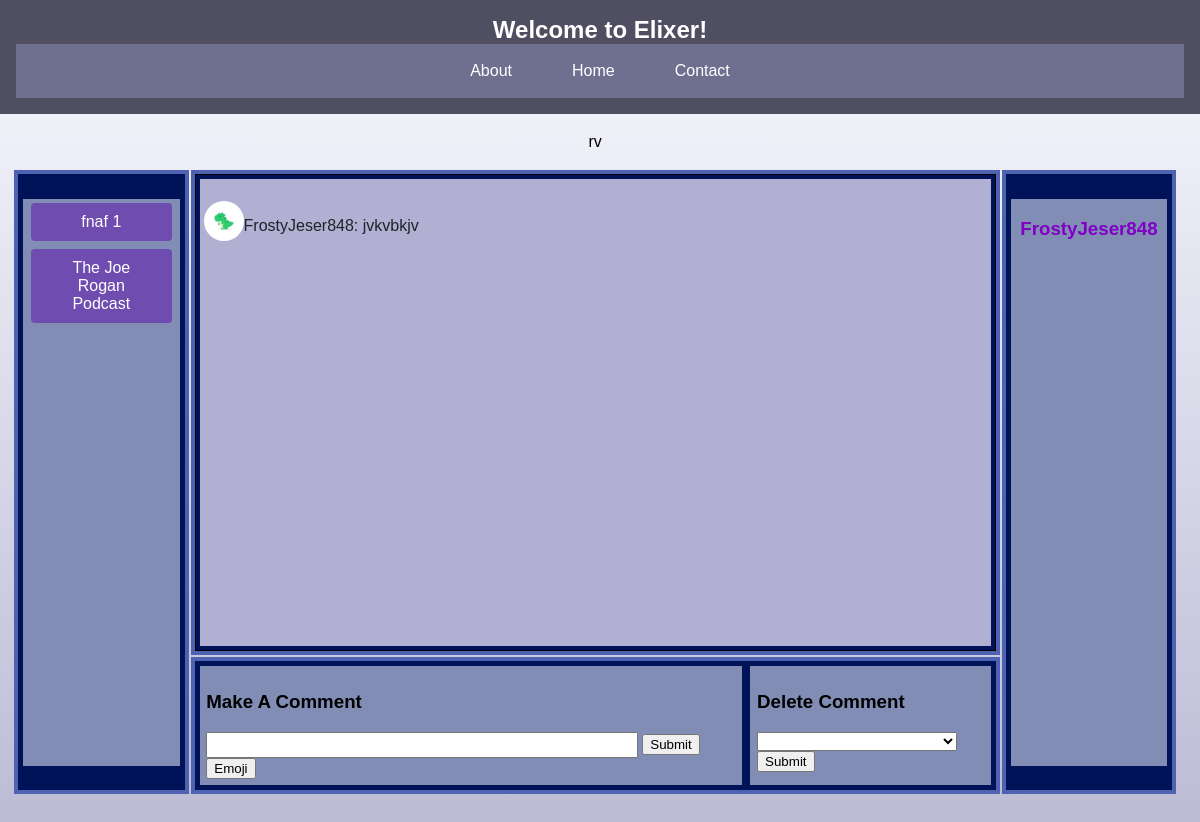
The page /channels/battle feild/ (signed in) on the database its author committed.
### app/models.py (models this page shows, shortened)
class Channel(models.Model):
    name = models.CharField(max_length=50, unique=True)
    description = models.CharField(max_length=200)
    creator = models.ForeignKey(CustomUser, on_delete=models.CASCADE)
    chat_members = models.ManyToManyField(
        CustomUser, related_name="channels", through="Membership"
    )
    MODE = (("Enabled", "Enabled"), ("Disabled", "Disabled"))
    safe_mode = models.CharField(
        max_length=10,
        choices=MODE,
    )

class Comment(models.Model):
    owner = models.ForeignKey(CustomUser, on_delete=models.CASCADE)
    channel = models.ForeignKey(Channel, on_delete=models.CASCADE)
    message = models.CharField(max_length=300)

class CustomUser(AbstractUser):
    email = models.EmailField(unique=True)
    profile_picture = models.ImageField(
        upload_to="profile_pictures/",
        null=True,
        blank=True,
    )
    groups = models.ManyToManyField(
        Group,
        verbose_name=("groups"),
        blank=True,
        related_name="customuser_set",
        related_query_name="user",
    )
    user_permissions = models.ManyToManyField(
        Permission,
        verbose_name=("user permissions"),
        blank=True,
        related_name="customuser_set",
        related_query_name="user",
    )

### app/views.py (the view, shortened to what this page needs)
# urls.py: path("channels/<str:channel_name>/", channel_view, name="channels"),
@login_required(login_url=login_view)
def channel_view(request, channel_name):
    try:
        you = CustomUser.objects.get(username=request.user.username)
        channel_list = Channel.objects.filter(creator=you)
        involved_channels = Channel.objects.filter(chat_members=you).exclude(
            creator=you
        )
        C_List = set()
        for c1 in channel_list:
            C_List.add(c1)
        for c2 in involved_channels:
            C_List.add(c2)
        channel = Channel.objects.get(name=channel_name)
        channel_comments = Comment.objects.filter(channel=channel)
        you = CustomUser.objects.get(username=request.user.username)
        your_comments = Comment.objects.filter(owner=you, channel=channel)
        people_in_channel = channel.chat_members.exclude(id=channel.creator.id)
        context = {
            "channel": channel,
            "members": people_in_channel,
            "owner": channel.creator.username,
            "comments": channel_comments,
            "your_comments": your_comments,
            "all_in": C_List,
        }
    except:
        return redirect(dashboard)
    return render(request, "channel.html", context)

### app/templates/channel.html (shortened to what this page needs)
{% extends "base.html" %}
{% load static %}
{% block content %}
<table class="ChannelTable">
  <tr class="GETSMALL">
    <td>
    </td>
    <td class="Talign">
      <p>{{ channel.description }}</p>
    </td>
    <td></td>
  </tr>
  <tr>
    <td class="ChannelTD" rowspan="3" >
      <div class="List">
      {% for a in all_in%}
          <a href="{% url 'channels' a.name %}"><button class="ChannelButton BoxBut">{{ a.name }}</button></a>
      {% endfor %}
      </div>
    </td>
<td class="messageTD">
  <div class="TestingMessages">
<br />
{% for comment in comments %}
{% if comment.owner.username == request.user.username %}
<div class="yourComment">
<p class="NoPicTouch">{{ comment.owner.username }}: {{ comment.message }}</p>
{% if comment.owner.profile_picture %}
<img src="{{ comment.owner.profile_picture.url }}" width="40" height="40" class="testingpic"/>
{% else %}
<img src="{% static "images/dinosaur_profile_default.jpg" %}" width="40" height="40" class="testingpic">
</div>
{% endif %}
{% else %}
<div class="comment ">
{% if comment.owner.profile_picture %}
<img src="{{ comment.owner.profile_picture.url }}" width="40" height="40" class="testingpic"/>
{% else %}
<img src="{% static "images/dinosaur_profile_default.jpg" %}" width="40" height="40" class="testingpic">
{% endif %}
<p>{{ comment.owner.username }}: {{ comment.message }}</p>
</div>
{% endif %}
{% endfor %}
<br />
</div>
    </td>
    <td class="MemberTD" rowspan="3">
      <div class="List">
      <h3 class="OwnerL">{{ owner }}</h3>
      </div>
    </td>
  </tr>
  <tr>
  <td class="CreateComment">
    <div class="CommentDiv1 Pad">
    <h3>Make A Comment</h3>
      <form method="POST">
        <input type="text" required name="comment_text" max_length="300" class="CommentBar" />
        <input type="submit"/>
      </form>
      <button id="emojiButton">Emoji</button>
    </div>
    <div class="Pad CommentDiv2">
      <h3>Delete Comment</h3>
      <form method="POST">
        <select name="comment_remove">
          <option></option>
        </select>
        <input type="submit" />
      </form>
    </div>
    </td>
    <td></td>
    <td></td>
  </tr>
</table>
<br />
<br />
{% endblock content %}

### app/static/styles.css (style rules this page uses)
:root { --darker_blue:#4f4f61; --lighter_blue:#6f708f; --border_exterior:#4d62b0; --border_interior: #001359; }
.BoxBut { width: 90%; }
.ChannelButton { background-color: #6f4caf; color: white; border: none; padding: 10px 20px; text-align: center; text-decoration: none; display: inline-block; font-size: 16px; margin: 4px 2px; cursor: pointer; border-radius: 4px; transition: background-color 0.3s ease; }
.GradBod { font-family: "Arial", sans-serif; background-size: cover; background-image: linear-gradient(to bottom,#f9f9ff,#bbbbd5); margin: 0; padding: 0; height: 100%; box-sizing: border-box; background-repeat: no-repeat; background-attachment: fixed; }
.GETSMALL { height:5pt; }
.ChannelTable { width: 98%; margin-right: auto; margin-left: auto; }
.ChannelTD { width: 15%; height: 100%; border: solid 3pt var(--border_exterior); background-color: var(--border_interior) }
.testingpic { border-radius: 50%; }
.MemberTD { background-color: var(--border_interior); width: 15%; border: solid 3pt var(--border_exterior); }
.List { background-color: #828db5; border: solid 3pt var(--border_interior); text-align: center; overflow-y: auto; height: 425pt; }
.OwnerL { color: rgb(128, 0, 197); }
.TestingMessages { background-color: rgb(177, 176, 211); color: rgb(27, 36, 40); border: solid 3pt rgb(0, 19, 89); height: 350pt; overflow-y: auto; }
.messageTD { vertical-align: top; height: 350pt; border: solid 3pt rgb(77, 98, 176); background-color: black; }
.Pad { padding: 5pt; }
.comment { display: flex; justify-content: flex-start; padding:3pt; }
.CommentDiv1 { width: 70%; border: solid 3pt var(--border_interior); background-color: #828db5; }
.CommentDiv2 { border: solid 3pt var(--border_interior); width: 30%; background-color: #828db5; }
.CommentBar { width: 80%; height: 15pt; }
.CreateComment { border: solid 3pt var(--border_exterior); display: flex; justify-content: space-evenly; background-color: var(--border_interior); }
.Talign { text-align: center; }
html { height: 100%; }

### rows shown on the page
Channel: description "rv"
Channel: name "fnaf 1"
Channel: name "The Joe Rogan Podcast"
Comment: owner.username "FrostyJeser848", message "jvkvbkjv"
CustomUser: username "FrostyJeser848"
